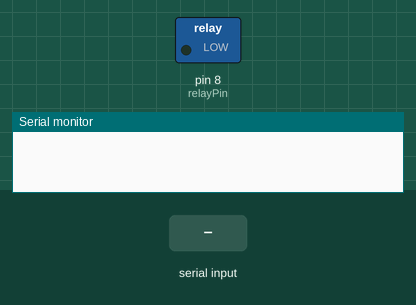
A sketch run on a simulated Arduino Uno, built with avr-gcc and run on an emulated ATmega328P. Shown: switched loads named in the sketch (green lamp = pin HIGH), the last lines printed to the serial monitor. Inputs (shaded band) come from the test bench.

Above: at 1.2 s.
1.3 s: "1" received over Serial
At 1.6 s:
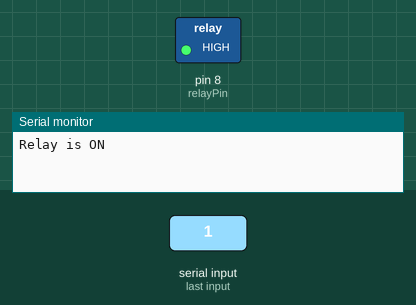
2.8 s: "0" received over Serial
At 4.0 s:
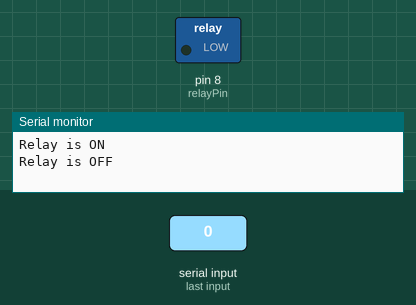
Timing chart, 0 to 5.8 s (numbered marks = the images above; inputs shaded):
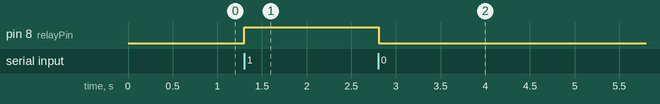

The sketch:

Arduino.ino
```cpp
int relayPin = 8; // Pin connected to relay module

void setup() {
  Serial.begin(9600); // Initialize serial communication
  pinMode(relayPin, OUTPUT); // Set relay pin as output
}

void loop() {
  if (Serial.available() > 0) {
    char command = Serial.read(); // Read command from serial

    if (command == '1') {
      digitalWrite(relayPin, HIGH); // Turn relay ON
      Serial.println("Relay is ON");
    } else if (command == '0') {
      digitalWrite(relayPin, LOW); // Turn relay OFF
      Serial.println("Relay is OFF");
    }
  }
  delay(10);
}
```

Measured:
- after the input at 1.3 s, pin 8 (relayPin): LOW → HIGH at once
- after the input at 2.8 s, pin 8 (relayPin): HIGH → LOW at once
